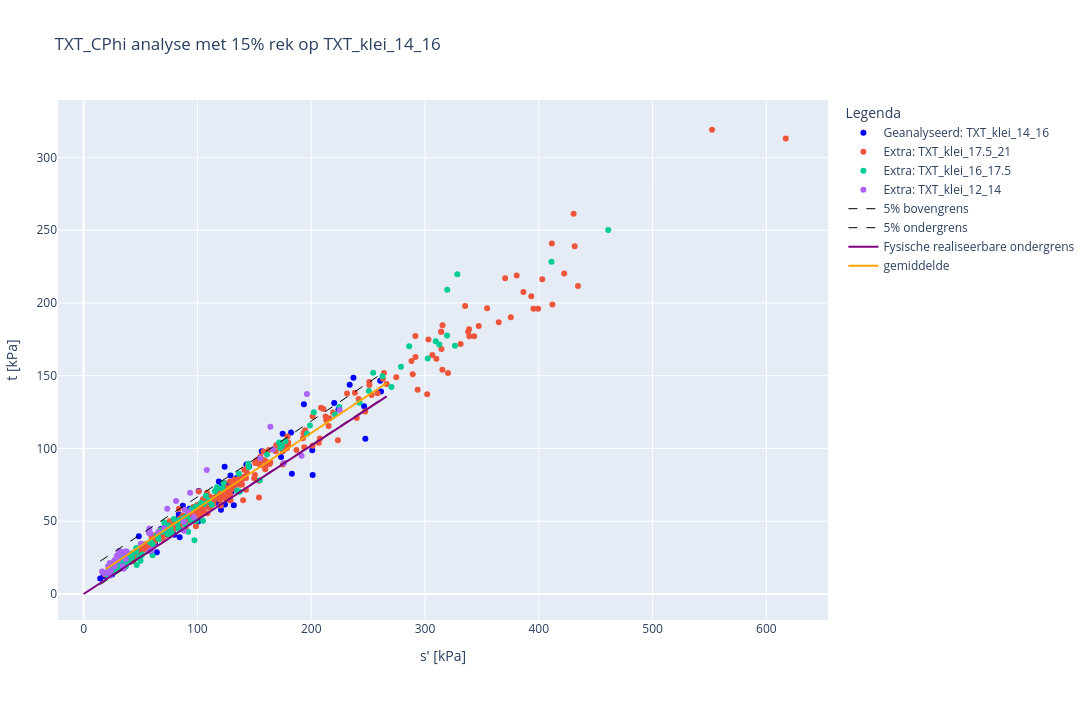
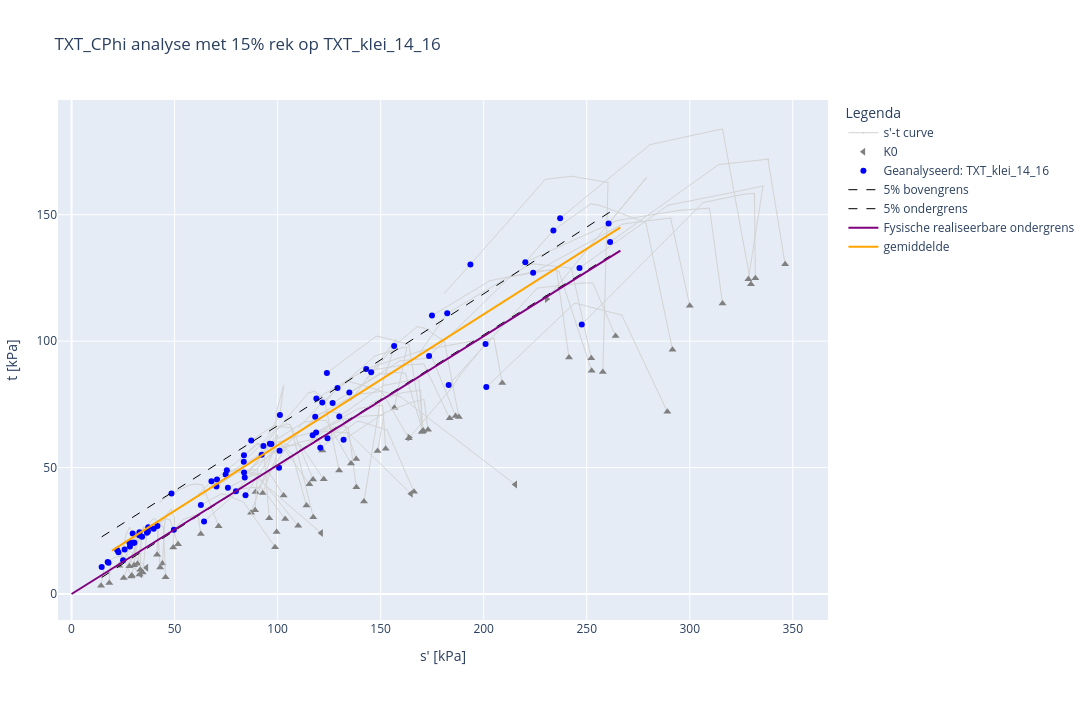

Here is the notebook cell these charts were saved with, in order:
### Code cell
#voer C-phi analyse uit met invoer en toon grafieken

if dropdown_type_proef.value.startswith('TXT'):
    rekpercentage = dropdown_rekpercentage_txt.value
else:
    rekpercentage = dropdown_rekpercentage_dss.value

analyse = CPhiAnalyse(dbase=dbase, investigation_groups=[dropdown_verzameling.value], effective_stress= rekpercentage,
                      analysis_type=dropdown_type_proef.value)

analyse.apply_parameters(cohesie_gem = PV_A1_COH_GEM_handmatig[0])
analyse.apply_parameters(phi_kar = PV_A2_PHI_KAR_handmatig[0])
analyse.apply_parameters(cohesie_kar = PV_A1_COH_KAR_handmatig[0])
analyse.apply_settings(material_factor_cohesion = PV_PARTCOH[0]) 
analyse.apply_settings(material_factor_tan_phi = PV_PARTPHI[0]) 
analyse.apply_settings(alpha = PV_TYPEVERZAMELING[0])

#Toon resultaten figuur en tabel met cohesie en hoek van inwendige wrijving
extra_verzamelingen_tonen = list(multi_select_verzameling.value)
analyse.show_figure(plot_extra_dataset= extra_verzamelingen_tonen )
analyse.show_figure(plot_spanningspaden=True)

analyse.print_short_results()
